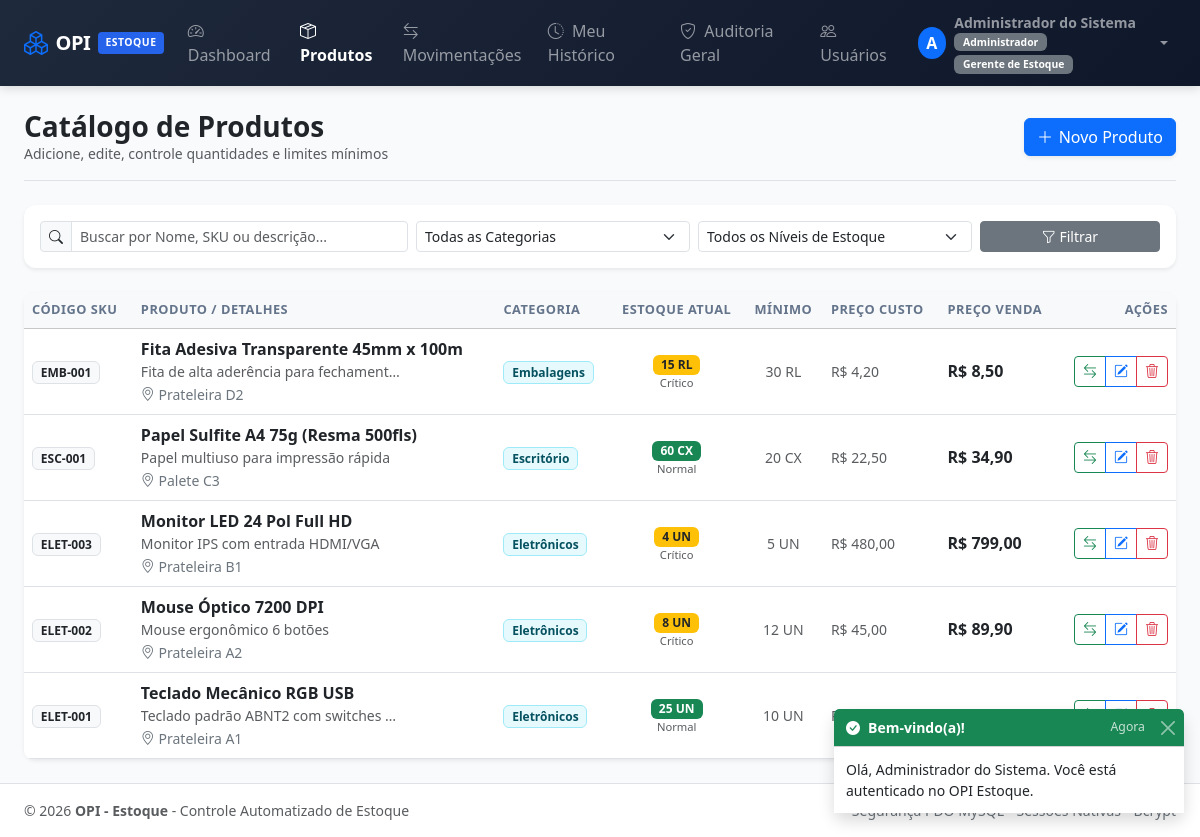
Page /produtos.php (signed in) on the committed database.
### tables this page shows
CREATE TABLE IF NOT EXISTS `produtos` (
    `id` INT AUTO_INCREMENT PRIMARY KEY,
    `codigo_sku` VARCHAR(60) NOT NULL UNIQUE,
    `nome` VARCHAR(150) NOT NULL,
    `categoria_id` INT NULL,
    `descricao` TEXT NULL,
    `unidade_medida` VARCHAR(20) NOT NULL DEFAULT 'UN',
    `preco_custo` DECIMAL(10,2) NOT NULL DEFAULT 0.00,
    `preco_venda` DECIMAL(10,2) NOT NULL DEFAULT 0.00,
    `quantidade_estoque` INT NOT NULL DEFAULT 0,
    `estoque_minimo` INT NOT NULL DEFAULT 5,
    `localizacao` VARCHAR(80) NULL,
    `criado_em` DATETIME NOT NULL DEFAULT CURRENT_TIMESTAMP,
    `atualizado_em` DATETIME NULL DEFAULT NULL ON UPDATE CURRENT_TIMESTAMP,
    CONSTRAINT `fk_produto_categoria` FOREIGN KEY (`categoria_id`) REFERENCES `categorias` (`id`) ON DELETE SET NULL
);

CREATE TABLE IF NOT EXISTS `categorias` (
    `id` INT AUTO_INCREMENT PRIMARY KEY,
    `nome` VARCHAR(100) NOT NULL UNIQUE,
    `descricao` TEXT NULL,
    `criado_em` DATETIME NOT NULL DEFAULT CURRENT_TIMESTAMP
);

### config/auth.php (called while the page is built, shortened)
<?php
require_once __DIR__ . '/config.php';
function esta_logado() {
    return isset($_SESSION['usuario_id']) && !empty($_SESSION['usuario_id']);
}
function obter_funcoes_usuario() {
    return $_SESSION['usuario_funcoes'] ?? [];
}
function usuario_tem_qualquer_funcao(array $listaFuncoes) {
    $funcoes = obter_funcoes_usuario();
    if (in_array('Administrador', $funcoes)) {
        return true;
    }
    return false;
}

### config/config.php (called while the page is built, shortened)
<?php
function formatar_moeda($valor) {
    return 'R$ ' . number_format((float)$valor, 2, ',', '.');
}

### produtos.php (the view, shortened to what this page needs)
<?php
require_once __DIR__ . '/bd.php';
require_once __DIR__ . '/config/auth.php';
$busca = trim($_GET['busca'] ?? '');
try {
    $where = [];
    $params = [];
    $sqlWhere = !empty($where) ? 'WHERE ' . implode(' AND ', $where) : '';
    $sql = "SELECT p.*, c.nome AS categoria_nome
            FROM produtos p
            LEFT JOIN categorias c ON p.categoria_id = c.id
            {$sqlWhere}
            ORDER BY p.id DESC";
    $stmt = $pdo->prepare($sql);
    $stmt->execute($params);
    $produtos = $stmt->fetchAll();
} catch (PDOException $e) {
    definir_toast('danger', 'Erro', 'Falha ao buscar produtos: ' . $e->getMessage());
    $categorias = [];
    $produtos = [];
}
require_once __DIR__ . '/includes/header.php';
?>
<div class="d-flex flex-column flex-sm-row justify-content-between align-items-sm-center pb-3 mb-4 border-bottom gap-2">
    <div>
        <h3 class="fw-bold mb-0 text-dark">Catálogo de Produtos</h3>
        <p class="text-muted small mb-0">Adicione, edite, controle quantidades e limites mínimos</p>
    </div>
    <div>
        <?php if (usuario_tem_qualquer_funcao(['Administrador', 'Gerente de Estoque', 'Operador de Estoque'])): ?>
            <button type="button" class="btn btn-primary btn-action shadow-sm" data-bs-toggle="modal" data-bs-target="#modalProduto" onclick="prepararModalNovoProduto()">
                <i class="bi bi-plus-lg"></i> Novo Produto
            </button>
        <?php endif; ?>
    </div>
</div>
<div class="card card-opi border-0 shadow-sm mb-4">
    <div class="card-body p-3">
        <form method="GET" action="produtos.php" class="row g-2 align-items-center">
            <div class="col-12 col-md-4">
                <div class="input-group input-group-sm">
                    <span class="input-group-text bg-light"><i class="bi bi-search"></i></span>
                    <input type="text" name="busca" class="form-control" placeholder="Buscar por Nome, SKU ou descrição..." value="<?= htmlspecialchars($busca) ?>">
                </div>
            </div>
            <div class="col-12 col-sm-6 col-md-3">
                <select name="categoria_id" class="form-select form-select-sm">
                    <option value="">Todas as Categorias</option>
                </select>
            </div>
            <div class="col-12 col-sm-6 col-md-3">
                <select name="filtro_estoque" class="form-select form-select-sm">
                    <option value="">Todos os Níveis de Estoque</option>
                </select>
            </div>
            <div class="col-12 col-md-2 d-flex gap-2">
                <button type="submit" class="btn btn-secondary btn-sm w-100">
                    <i class="bi bi-funnel"></i> Filtrar
                </button>
            </div>
        </form>
    </div>
</div>
<div class="card card-opi border-0 shadow-sm">
    <div class="card-body p-0">
        <?php if (empty($produtos)): ?>
            <div class="text-center py-5 text-muted">
                <i class="bi bi-box-seam display-4 d-block mb-3 text-secondary"></i>
                <h5>Nenhum produto localizado</h5>
                <p class="small">Tente ajustar seus termos de pesquisa ou cadastre um novo item.</p>
            </div>
        <?php else: ?>
            <div class="table-responsive">
                <table class="table table-hover align-middle mb-0">
                    <thead class="table-light">
                        <tr>
                            <th>Código SKU</th>
                            <th>Produto / Detalhes</th>
                            <th>Categoria</th>
                            <th class="text-center">Estoque Atual</th>
                            <th class="text-center">Mínimo</th>
                            <th>Preço Custo</th>
                            <th>Preço Venda</th>
                            <th class="text-end">Ações</th>
                        </tr>
                    </thead>
                    <tbody>
                        <?php foreach ($produtos as $p):
                            $qtd = (int)$p['quantidade_estoque'];
                            $min = (int)$p['estoque_minimo'];
                            if ($qtd === 0) {
                                $badgeStatus = 'bg-danger text-white';
                                $labelStatus = 'Zerado';
                            } elseif ($qtd <= $min) {
                                $badgeStatus = 'bg-warning text-dark';
                                $labelStatus = 'Crítico';
                            } else {
                                $badgeStatus = 'bg-success text-white';
                                $labelStatus = 'Normal';
                            }
                        ?>
                            <tr>
                                <td>
                                    <span class="badge bg-light text-dark border fw-mono">
                                        <?= htmlspecialchars($p['codigo_sku']) ?>
                                    </span>
                                </td>
                                <td>
                                    <div class="fw-bold text-dark"><?= htmlspecialchars($p['nome']) ?></div>
                                    <div class="small text-muted text-truncate" style="max-width: 260px;" title="<?= htmlspecialchars($p['descricao'] ?? '') ?>">
                                        <?= htmlspecialchars($p['descricao'] ?? '') ?>
                                    </div>
                                    <?php if (!empty($p['localizacao'])): ?>
                                        <small class="text-secondary"><i class="bi bi-geo-alt"></i> <?= htmlspecialchars($p['localizacao']) ?></small>
                                    <?php endif; ?>
                                </td>
                                <td>
                                    <span class="badge bg-info bg-opacity-10 text-info-emphasis border border-info-subtle">
                                        <?= htmlspecialchars($p['categoria_nome'] ?? 'Sem Categoria') ?>
                                    </span>
                                </td>
                                <td class="text-center">
                                    <span class="badge <?= $badgeStatus ?> px-2 py-1">
                                        <?= $qtd ?> <?= htmlspecialchars($p['unidade_medida']) ?>
                                    </span>
                                    <div class="small text-muted" style="font-size: 0.7rem;"><?= $labelStatus ?></div>
                                </td>
                                <td class="text-center text-muted small">
                                    <?= $min ?> <?= htmlspecialchars($p['unidade_medida']) ?>
                                </td>
                                <td class="small text-muted"><?= formatar_moeda($p['preco_custo']) ?></td>
                                <td class="fw-semibold text-dark"><?= formatar_moeda($p['preco_venda']) ?></td>
                                <td class="text-end">
                                    <div class="btn-group btn-group-sm">
                                        <button type="button"
                                                class="btn btn-outline-success"
                                                title="Entrada / Saída de Estoque"
                                                data-bs-action="movimentar-estoque"
                                                data-id="<?= $p['id'] ?>"
                                                data-nome="<?= htmlspecialchars($p['nome']) ?>"
                                                data-estoque="<?= $p['quantidade_estoque'] ?>">
                                            <i class="bi bi-arrow-left-right"></i>
                                        </button>
                                        <?php if (usuario_tem_qualquer_funcao(['Administrador', 'Gerente de Estoque', 'Operador de Estoque'])): ?>
                                            <button type="button"
                                                    class="btn btn-outline-primary"
                                                    title="Editar Produto"
                                                    onclick='prepararModalEditarProduto(<?= json_encode($p, JSON_HEX_TAG | JSON_HEX_APOS | JSON_HEX_QUOT | JSON_HEX_AMP) ?>)'>
                                                <i class="bi bi-pencil-square"></i>
                                            </button>
                                        <?php endif; ?>
                                        <?php if (usuario_tem_qualquer_funcao(['Administrador', 'Gerente de Estoque'])): ?>
                                            <button type="button"
                                                    class="btn btn-outline-danger"
                                                    title="Excluir Produto"
                                                    data-bs-action="confirm-delete"
                                                    data-id="<?= $p['id'] ?>"
                                                    data-action="actions/produto_excluir.php"
                                                    data-nome="<?= htmlspecialchars($p['nome']) ?>">
                                                <i class="bi bi-trash3"></i>
                                            </button>
                                        <?php endif; ?>
                                    </div>
                                </td>
                            </tr>
                        <?php endforeach; ?>
                    </tbody>
                </table>
            </div>
        <?php endif; ?>
    </div>
</div>
<?php require_once __DIR__ . '/includes/footer.php'; ?>

### rows in the picture
produtos: codigo_sku "EMB-001", nome "Fita Adesiva Transparente 45mm x 100m", descricao "Fita de alta aderência para fechament…", localizacao "Prateleira D2", categoria.nome "Embalagens", quantidade_estoque "15", unidade_medida "RL", labelStatus "Crítico", estoque_minimo "30", preco_custo "R$ 4,20", preco_venda "R$ 8,50"
produtos: codigo_sku "ESC-001", nome "Papel Sulfite A4 75g (Resma 500fls)", descricao "Papel multiuso para impressão rápida", localizacao "Palete C3", categoria.nome "Escritório", quantidade_estoque "60", unidade_medida "CX", labelStatus "Normal", estoque_minimo "20", preco_custo "R$ 22,50", preco_venda "R$ 34,90"
produtos: codigo_sku "ELET-003", nome "Monitor LED 24 Pol Full HD", descricao "Monitor IPS com entrada HDMI/VGA", localizacao "Prateleira B1", categoria.nome "Eletrônicos", quantidade_estoque "4", unidade_medida "UN", labelStatus "Crítico", estoque_minimo "5", preco_custo "R$ 480,00", preco_venda "R$ 799,00"
produtos: codigo_sku "ELET-002", nome "Mouse Óptico 7200 DPI", descricao "Mouse ergonômico 6 botões", localizacao "Prateleira A2", categoria.nome "Eletrônicos", quantidade_estoque "8", unidade_medida "UN", labelStatus "Crítico", estoque_minimo "12", preco_custo "R$ 45,00", preco_venda "R$ 89,90"
produtos: codigo_sku "ELET-001", nome "Teclado Mecânico RGB USB", descricao "Teclado padrão ABNT2 com switches…", localizacao "Prateleira A1", categoria.nome "Eletrônicos", quantidade_estoque "25", unidade_medida "UN", labelStatus "Normal", estoque_minimo "10"

### other values in the picture
substr(obter_usuario_nome(), 0, 1) "A"
obter_usuario_nome() "Administrador do Sistema"
$funcao "Administrador"
$funcao "Gerente de Estoque"
APP_NAME "OPI - Estoque"
$toast['titulo'] "Bem-vindo(a)!"
$toast['mensagem'] "Olá, Administrador do Sistema. Você está autenticado no OPI Estoque."
